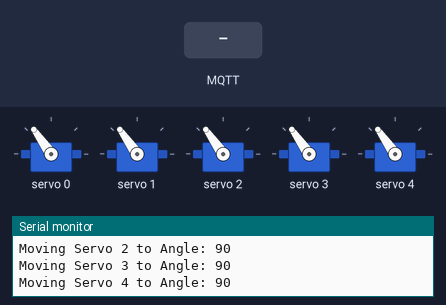
Simulated run of this sketch. Board: ESP8266 (NodeMCU). Shown: 5 × servo, the last lines printed to the serial monitor. The inputs (shaded band) are chosen by the test bench. WiFi joins after 1.5 s; servers stay silent unless stated; no MQTT or app messages arrive unless stated.

Above: at 3.7 s.
3.8 s: MQTT message "5" arrives on the first subscribed topic
At 4.8 s:
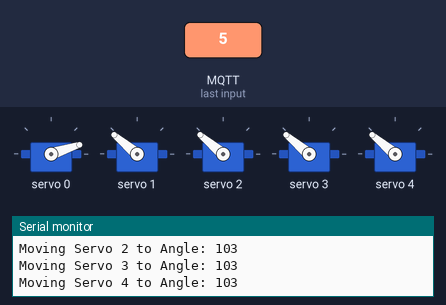
5.3 s: MQTT message "90" arrives on the first subscribed topic
At 5.9 s:
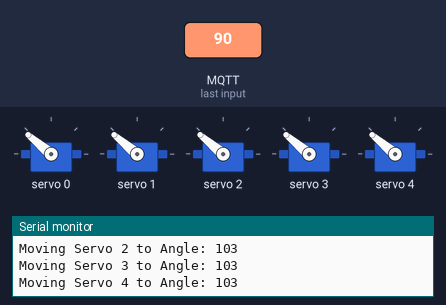
6.8 s: MQTT message "200" arrives on the first subscribed topic
At 7.1 s:
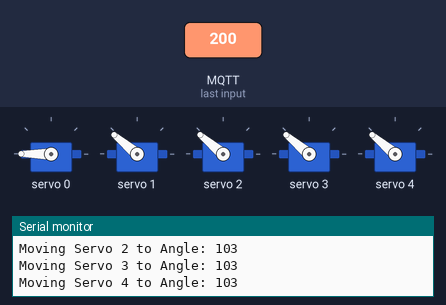
8.3 s: MQTT message "1" arrives on the first subscribed topic
At 9.4 s:
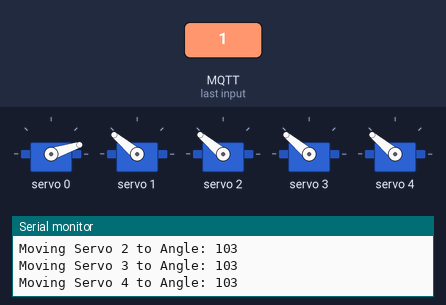
Timing chart, 0 to 10.8 s (numbered marks = the images above; inputs shaded):
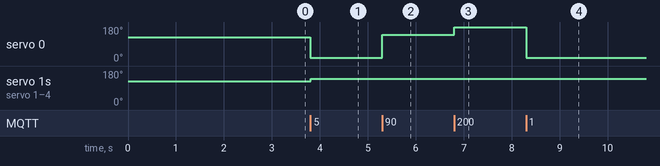

Measured:
- after the input at 3.8 s, servo 0: 125° → 18° at once; servo 1–4: 125° → 140° at once
- after the input at 5.3 s, servo 0: 18° → 140° at once
- after the input at 6.8 s, servo 0: 140° → 180° at once
- after the input at 8.3 s, servo 0: 180° → 18° at once

The sketch:

esp8266.ino
```cpp
/**
 * @file esp8266_multi_servo.ino
 * @author Ziad Mohamed Fathy
 * @brief ESP8266-based MQTT-controlled multi-servo motor system.
 * @version 0.3
 * @date 2025-03-03
 */

#include <Wire.h>
#include <Adafruit_PWMServoDriver.h>
#include <ESP8266WiFi.h>
#include <PubSubClient.h>

/* MQTT Configurations */
const char* ssid = "Mohamed Fathy";
const char* password = "341978341978";
const char* mqtt_server = "192.168.100.25";
const char* mqtt_topic = "hand_gesture/distance";

/* PCA9685 Driver Configurations */
Adafruit_PWMServoDriver pwm = Adafruit_PWMServoDriver(0x40);
#define NUM_SERVOS 5
#define SERVO_MIN 150
#define SERVO_MAX 600

const int servoChannels[NUM_SERVOS] = {0, 1, 2, 3, 4};

WiFiClient espClient;
PubSubClient client(espClient);

/**
 * @brief Maps a distance value to a servo angle.
 *
 * @param distance The measured distance.
 * @return int The corresponding servo angle.
 */
int mapDistanceToAngle(float distance) {
    int angle = map(distance, 10, 150, 0, 180);
    return constrain(angle, 0, 180);
}

/**
 * @brief Moves the servo motor to a specified angle.
 *
 * @param servoIndex The servo index (0 to 4).
 * @param angle The target angle for the servo motor.
 */
void moveServo(int servoIndex, int angle) {
    int pulse = map(angle, 0, 180, SERVO_MIN, SERVO_MAX);
    pwm.setPWM(servoChannels[servoIndex], 0, pulse);
    Serial.print("Moving Servo ");
    Serial.print(servoIndex);
    Serial.print(" to Angle: ");
    Serial.println(angle);
}

/**
 * @brief Callback function for handling received MQTT messages.
 *
 * @param topic The topic of the received MQTT message.
 * @param payload The message payload.
 * @param length The length of the payload.
 */
void callback(char* topic, byte* payload, unsigned int length) {
    String message = "";
    for (int i = 0; i < length; i++) {
        message += (char)payload[i];
    }

    Serial.print("Received Data: ");
    Serial.println(message);

    float distances[NUM_SERVOS] = {90, 90, 90, 90, 90};
    int index = 0;
    char* token = strtok((char*)message.c_str(), ",");

    while (token != NULL && index < NUM_SERVOS) {
        distances[index] = atof(token);
        Serial.print("Distance ");
        Serial.print(index);
        Serial.print(": ");
        Serial.println(distances[index]);
        token = strtok(NULL, ",");
        index++;
    }

    for (int i = 0; i < NUM_SERVOS; i++) {
        int angle = mapDistanceToAngle(distances[i]);
        moveServo(i, angle);
    }
}


/**
 * @brief Initializes WiFi, MQTT, and PCA9685 servo driver.
 */
void setup() {
    Serial.begin(115200);
    WiFi.begin(ssid, password);
    while (WiFi.status() != WL_CONNECTED) {
        delay(500);
        Serial.print(".");
    }
    Serial.println("\nWiFi Connected");

    client.setServer(mqtt_server, 1883);
    client.setCallback(callback);

    while (!client.connected()) {
        Serial.print("Connecting to MQTT...");
        if (client.connect("ESP8266Client")) {
            Serial.println("Connected!");
            client.subscribe(mqtt_topic);
        } else {
            Serial.print("Failed, rc=");
            Serial.print(client.state());
            Serial.println(" trying again...");
            delay(2000);
        }
    }

    pwm.begin();
    pwm.setPWMFreq(50);

    // Initialize all servos to 90 degrees
    for (int i = 0; i < NUM_SERVOS; i++) {
        moveServo(i, 90);
        delay(200);
    }
}

/**
 * @brief Handles MQTT communication in the main loop.
 */
void loop() {
    client.loop();
}
```
